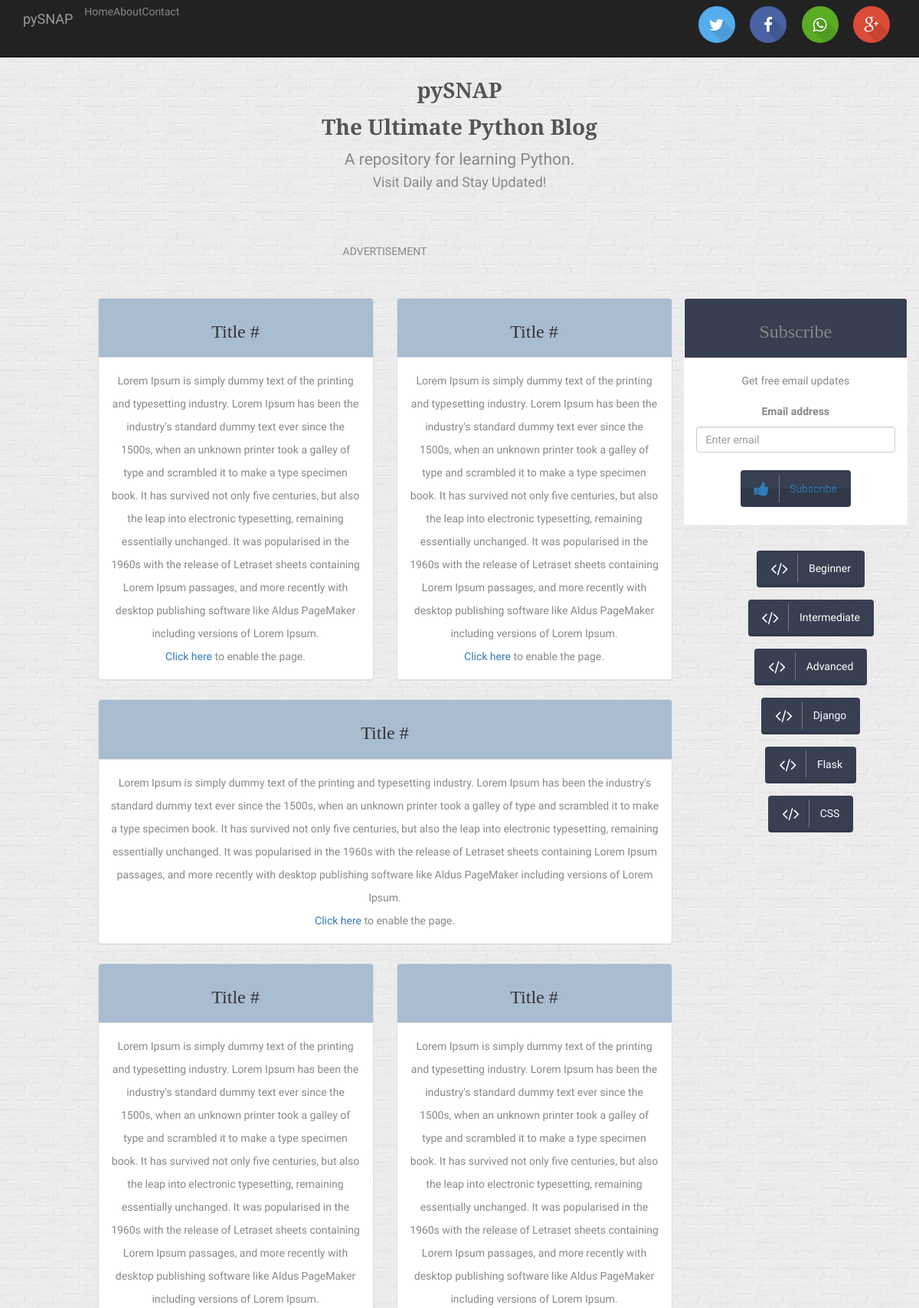
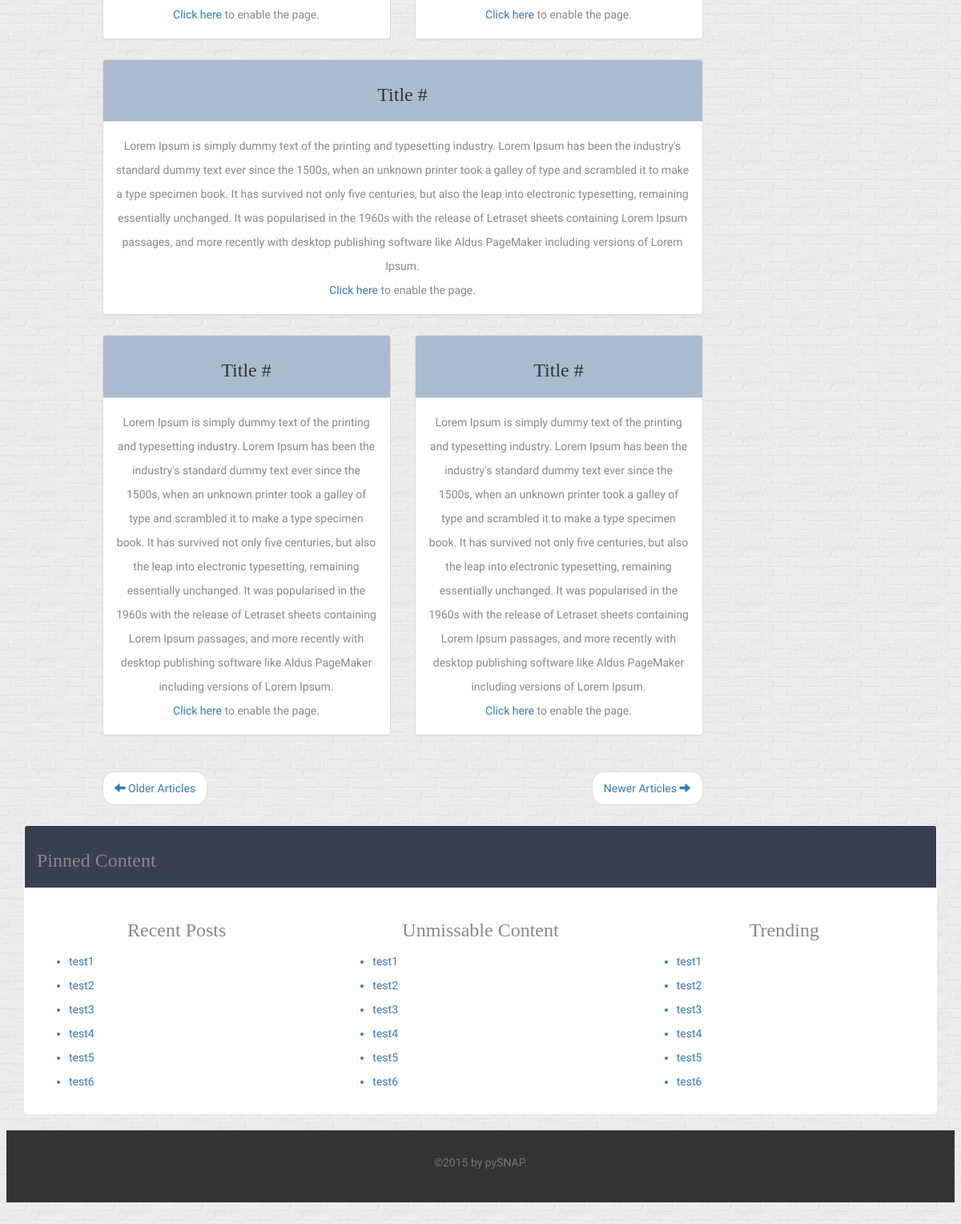
Page /page/1 on the committed database (2 pictures, top to bottom).
### database.py (models this page shows)
class recent(Base):
	__tablename__='Recent_Table'
	title=Column(String,nullable=False)
	id_num=Column(Integer,nullable=False,primary_key=True)
	url=Column(String,nullable=False)

class unmissable(Base):
	__tablename__='Unmissable_Table'
	title=Column(String,nullable=False)
	id_num=Column(Integer,nullable=False,primary_key=True)
	url=Column(String,nullable=False)

class trending(Base):
	__tablename__='Trending_Table'
	title=Column(String,nullable=False)
	id_num=Column(Integer,nullable=False,primary_key=True)
	url=Column(String,nullable=False)

### server.py (the view)
@app.route("/")
@app.route('/home/')
@app.route('/page/1')
def homepage():
    recentrec=session.query(recent).all()
    unmissablerec=session.query(unmissable).all()
    trendingrec=session.query(trending).all()
    return render_template('homepagetemp.html',recent=recentrec,unmissable=unmissablerec,trending=trendingrec)

### templates/homepagetemp.html
{% extends "layout.html" %}
{% block content %}
<div class="row voffset1">
            <div class="col-md-6">
              <div class="panel panel-default">
                <div class="panel-heading"><h3>Title #</h3></div>
                 <div class="panel-body">Lorem Ipsum is simply dummy text of the printing and typesetting industry. Lorem Ipsum has been the industry's standard dummy text ever since the 1500s, when an unknown printer took a galley of type and scrambled it to make a type specimen book. It has survived not only five centuries, but also the leap into electronic typesetting, remaining essentially unchanged. It was popularised in the 1960s with the release of Letraset sheets containing Lorem Ipsum passages, and more recently with desktop publishing software like Aldus PageMaker including versions of Lorem Ipsum.<br> <a href="#">Click here</a> to enable the page.
                 </div>
              </div>
            </div>
          <div class="col-md-6">
            <div class="panel panel-default">
              <div class="panel-heading"><h3>Title #</h3></div>
                 <div class="panel-body">Lorem Ipsum is simply dummy text of the printing and typesetting industry. Lorem Ipsum has been the industry's standard dummy text ever since the 1500s, when an unknown printer took a galley of type and scrambled it to make a type specimen book. It has survived not only five centuries, but also the leap into electronic typesetting, remaining essentially unchanged. It was popularised in the 1960s with the release of Letraset sheets containing Lorem Ipsum passages, and more recently with desktop publishing software like Aldus PageMaker including versions of Lorem Ipsum.<br> <a href="#">Click here</a> to enable the page.
                 </div>
              </div>
            </div>
         </div>
      <div class="row voffset1">
        <div class="col-md-12">
          <div class="panel panel-default">
             <div class="panel-heading"><h3>Title #</h3></div>
                 <div class="panel-body">Lorem Ipsum is simply dummy text of the printing and typesetting industry. Lorem Ipsum has been the industry's standard dummy text ever since the 1500s, when an unknown printer took a galley of type and scrambled it to make a type specimen book. It has survived not only five centuries, but also the leap into electronic typesetting, remaining essentially unchanged. It was popularised in the 1960s with the release of Letraset sheets containing Lorem Ipsum passages, and more recently with desktop publishing software like Aldus PageMaker including versions of Lorem Ipsum.<br> <a href="#">Click here</a> to enable the page.
                 </div>
          </div>
        </div>
      </div>
      <div class="row voffset1">
        <div class="col-md-6">
          <div class="panel panel-default">
             <div class="panel-heading"><h3>Title #</h3></div>
                 <div class="panel-body">Lorem Ipsum is simply dummy text of the printing and typesetting industry. Lorem Ipsum has been the industry's standard dummy text ever since the 1500s, when an unknown printer took a galley of type and scrambled it to make a type specimen book. It has survived not only five centuries, but also the leap into electronic typesetting, remaining essentially unchanged. It was popularised in the 1960s with the release of Letraset sheets containing Lorem Ipsum passages, and more recently with desktop publishing software like Aldus PageMaker including versions of Lorem Ipsum.<br> <a href="#">Click here</a> to enable the page.
                 </div>
          </div>
        </div>
        <div class="col-md-6">
          <div class="panel panel-default">
             <div class="panel-heading"><h3>Title #</h3></div>
                 <div class="panel-body">Lorem Ipsum is simply dummy text of the printing and typesetting industry. Lorem Ipsum has been the industry's standard dummy text ever since the 1500s, when an unknown printer took a galley of type and scrambled it to make a type specimen book. It has survived not only five centuries, but also the leap into electronic typesetting, remaining essentially unchanged. It was popularised in the 1960s with the release of Letraset sheets containing Lorem Ipsum passages, and more recently with desktop publishing software like Aldus PageMaker including versions of Lorem Ipsum.<br> <a href="#">Click here</a> to enable the page.
                 </div>
          </div>
        </div>
      </div>
      <div class="row voffset1">
        <div class="col-md-12">
          <div class="panel panel-default">
             <div class="panel-heading"><h3>Title #</h3></div>
                 <div class="panel-body">Lorem Ipsum is simply dummy text of the printing and typesetting industry. Lorem Ipsum has been the industry's standard dummy text ever since the 1500s, when an unknown printer took a galley of type and scrambled it to make a type specimen book. It has survived not only five centuries, but also the leap into electronic typesetting, remaining essentially unchanged. It was popularised in the 1960s with the release of Letraset sheets containing Lorem Ipsum passages, and more recently with desktop publishing software like Aldus PageMaker including versions of Lorem Ipsum.<br> <a href="#">Click here</a> to enable the page.
                 </div>
          </div>
        </div>
      </div>
      <div class="row voffset1">
        <div class="col-md-6">
          <div class="panel panel-default">
             <div class="panel-heading"><h3>Title #</h3></div>
                 <div class="panel-body">Lorem Ipsum is simply dummy text of the printing and typesetting industry. Lorem Ipsum has been the industry's standard dummy text ever since the 1500s, when an unknown printer took a galley of type and scrambled it to make a type specimen book. It has survived not only five centuries, but also the leap into electronic typesetting, remaining essentially unchanged. It was popularised in the 1960s with the release of Letraset sheets containing Lorem Ipsum passages, and more recently with desktop publishing software like Aldus PageMaker including versions of Lorem Ipsum.<br> <a href="#">Click here</a> to enable the page.
                 </div>
          </div>
        </div>
        <div class="col-md-6">
          <div class="panel panel-default">
             <div class="panel-heading"><h3>Title #</h3></div>
                 <div class="panel-body">Lorem Ipsum is simply dummy text of the printing and typesetting industry. Lorem Ipsum has been the industry's standard dummy text ever since the 1500s, when an unknown printer took a galley of type and scrambled it to make a type specimen book. It has survived not only five centuries, but also the leap into electronic typesetting, remaining essentially unchanged. It was popularised in the 1960s with the release of Letraset sheets containing Lorem Ipsum passages, and more recently with desktop publishing software like Aldus PageMaker including versions of Lorem Ipsum.<br> <a href="#">Click here</a> to enable the page.
                 </div>
          </div>
        </div>
      </div>
      <div class="row voffset1">
       <div class="col-xs-12 text-center">
             <ul class="pager pager-lg">
                <li class="previous previous"><a href="#"><span class="glyphicon glyphicon-arrow-left"></span> Older Articles</a></li>
                <li class="next"><a href="#">Newer Articles <span class="glyphicon glyphicon-arrow-right"></span> </a></li>
            </ul>
       </div>
      </div>
{% endblock %}

### templates/layout.html (shortened to what this page needs)
<!DOCTYPE html>
<html lang="en">
  <head>
    <link href={{url_for('static',filename="css/bootstrap.css")}} rel="stylesheet">
    <link rel="stylesheet" href={{url_for('static',filename="css/font-awesome.min.css")}}>
    <link rel="stylesheet" href={{url_for('static',filename="css/style.css")}}>
    <link href={{url_for('static',filename="css/hover.css")}} rel="stylesheet">
    <link href={{url_for('static',filename="css/main.css")}} rel="stylesheet">
    <link href={{url_for('static',filename="css/prettify.css")}} rel="stylesheet">
    <link href="css/prettify.css" rel="stylesheet" media="screen">
  </head>
  <body>
    <nav class="navbar navbar-inverse navbar-fixed-top">
      <div class="container">
        <div class="navbar-header">
          <a class="navbar-brand" href="#">pySNAP</a>
        </div>
        <div id="navbar" class="collapse navbar-collapse">
          <ul class="nav navbar-nav">
            <li class="active">Home</li>
            <li>About</li>
            <li>Contact</li>
          </ul>
          <ul class="text-right">
            <a href="http://twitter.com/home?status=" title="Share on Twitter" target="_blank" class="btn azm-social azm-size-48 azm-circle azm-long-shadow azm-twitter"><i class="fa fa-twitter"></i></a>
            <a href="https://www.facebook.com/sharer/sharer.php?u=" title="Share on Facebook" target="_blank" class="btn azm-social azm-size-48 azm-circle azm-long-shadow azm-facebook"><i class="fa fa-facebook"></i></a>
            <a href="whatsapp://send" data-text="Take a look at this awesome website:" data-href="" title="Share on Whatsapp" target="_blank" class="btn azm-social azm-size-48 azm-circle azm-long-shadow azm-whatsapp"><i class="fa fa-whatsapp"></i></a>
            <a href="https://www.facebook.com/sharer/sharer.php?u=" title="Share on Google" target="_blank" class="btn azm-social azm-size-48 azm-circle azm-long-shadow azm-google-plus"><i class="fa fa-google-plus"></i></a>
          </ul>
        </div>
      </div>
    </nav>
    <div class="container">
      <div class="starter-template">
          <h1>pySNAP</h1>
          <h2>The Ultimate Python Blog</h1>
          <p class="lead">A repository for learning Python.<br> <small>Visit Daily and Stay Updated!</small></p>
      </div>
      <div class="row">
          <div class="col-xs-8 col-xs-offset-1">
             <h>ADVERTISEMENT</h>
          </div>
      </div>
      <hr></hr>
      <div class="row voffset1">
        <div class="col-md-8 col-md-offset-1">
          {% block content %}{% endblock %}
        </div>
        <div class="col-md-3">
          <div class="row voffset1">
            <div class="panel">
             <div class="panel-heading"><h3>Subscribe</h3></div>
                 <div class="panel-body">
                  <p>Get free email updates</p>
                    <div class="form-group">
                       <label for="exampleInputEmail1">Email address</label>
                       <input type="email" class="form-control" id="exampleInputEmail1" placeholder="Enter email">
                    </div>
                    <a href="#" title="Subscribe" target="_blank" class="btn azm-btn azm-shadow-bottom azm-check"><i class="fa fa-thumbs-up"></i>Subscribe</a>
                 </div>
            </div>
          </div>
          <div class="row voffset1">
            <ul>
                      <a href="#" title="Subscribe" target="_blank" class="btn azm-social azm-btn azm-border-bottom azm-check"><i class="fa fa-code"></i>Beginner</a>
                      <a href="#" title="Subscribe" target="_blank" class="btn azm-social azm-btn azm-border-bottom azm-check"><i class="fa fa-code"></i>Intermediate</a>
                      <a href="#" title="Subscribe" target="_blank" class="btn azm-social azm-btn azm-border-bottom azm-check"><i class="fa fa-code"></i>Advanced</a>
                      <a href="#" title="Subscribe" target="_blank" class="btn azm-social azm-btn azm-border-bottom azm-check"><i class="fa fa-code"></i>Django</a>
                      <a href="#" title="Subscribe" target="_blank" class="btn azm-social azm-btn azm-border-bottom azm-check"><i class="fa fa-code"></i>Flask</a>
                      <a href="#" title="Subscribe" target="_blank" class="btn azm-social azm-btn azm-border-bottom azm-check"><i class="fa fa-code"></i>CSS</a>
                    </ul>
          </div>
        </div>
      </div>
      <div class="row voffset1">
        <div class="col-md-12">
          <div class="panel">
             <div class="panel-heading text-left"><h3>Pinned Content</h3></div>
                 <div class="panel-body">
                  <div class="row voffset1">
                   <div class="col-md-4">
                     <h3>Recent Posts</h3>
                      <ul class="text-left">
                       <a href="{{recent[0].url}}"><li>{{recent[0].title}}</li></a>
                       <a href="{{recent[1].url}}"><li>{{recent[1].title}}</li></a>
                       <a href="{{recent[2].url}}"><li>{{recent[2].title}}</li></a>
                       <a href="{{recent[3].url}}"><li>{{recent[3].title}}</li></a>
                       <a href="{{recent[4].url}}"><li>{{recent[4].title}}</li></a>
                       <a href="{{recent[5].url}}"><li>{{recent[5].title}}</li></a>
                      </ul>
                   </div>
                   <div class="col-md-4">
                     <h3>Unmissable Content</h3>
                      <ul class="text-left">
                       <a href="{{unmissable[0].url}}"><li>{{unmissable[0].title}}</li></a>
                       <a href="{{unmissable[1].url}}"><li>{{unmissable[1].title}}</li></a>
                       <a href="{{unmissable[2].url}}"><li>{{unmissable[2].title}}</li></a>
                       <a href="{{unmissable[3].url}}"><li>{{unmissable[3].title}}</li></a>
                       <a href="{{unmissable[4].url}}"><li>{{unmissable[4].title}}</li></a>
                       <a href="{{unmissable[5].url}}"><li>{{unmissable[5].title}}</li></a>
                      </ul>
                   </div>
                   <div class="col-md-4">
                     <h3>Trending</h3>
                      <ul class="text-left">
                       <a href="{{trending[0].url}}"><li>{{trending[0].title}}</li></a>
                       <a href="{{trending[1].url}}"><li>{{trending[1].title}}</li></a>
                       <a href="{{trending[2].url}}"><li>{{trending[2].title}}</li></a>
                       <a href="{{trending[3].url}}"><li>{{trending[3].title}}</li></a>
                       <a href="{{trending[4].url}}"><li>{{trending[4].title}}</li></a>
                       <a href="{{trending[5].url}}"><li>{{trending[5].title}}</li></a>
                      </ul>
                   </div>
                  </div>
                </div>
          </div>
        </div>
      </div>
    </div>
     <footer class="footer">
       <div class="container">
         <p class="text-muted">©2015 by pySNAP.</p>
       </div>
     </footer>
  </body>
</html>

### static/css/main.css (style rules this page uses)
h1, h2, h3, h4, h5, h6 { font-family: 'Arvo', Georgia, Times, serif; }
p, div { font-family: 'PT Sans', Helvetica, Arial, sans-serif; }

### rows in the picture
recent: title "test1"
recent: title "test2"
recent: title "test3"
recent: title "test4"
recent: title "test5"
recent: title "test6"
unmissable: title "test1"
unmissable: title "test2"
unmissable: title "test3"
unmissable: title "test4"
unmissable: title "test5"
unmissable: title "test6"
trending: title "test1"
trending: title "test2"
trending: title "test3"
trending: title "test4"
trending: title "test5"
trending: title "test6"
